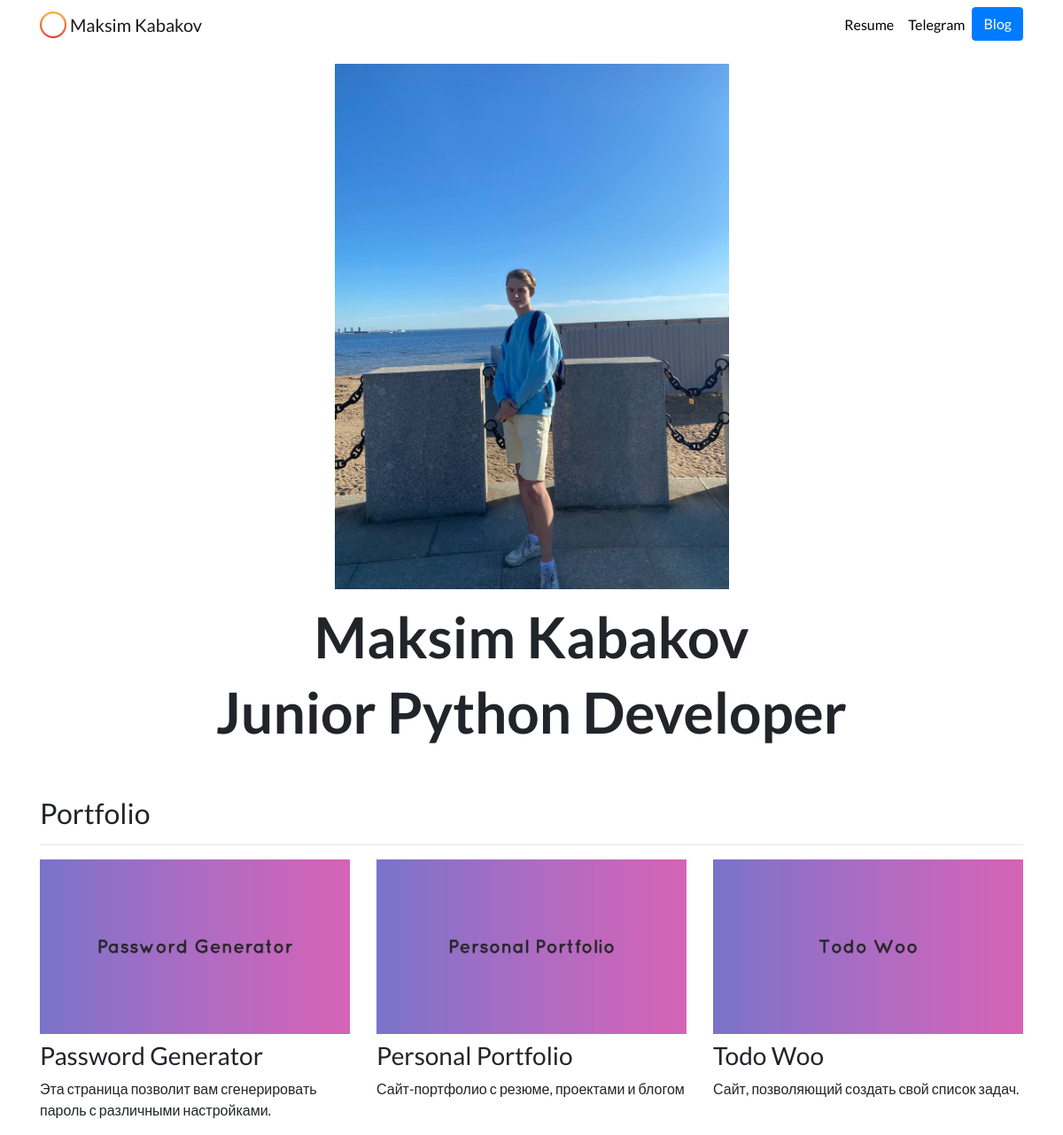
Before: / with the older database file.
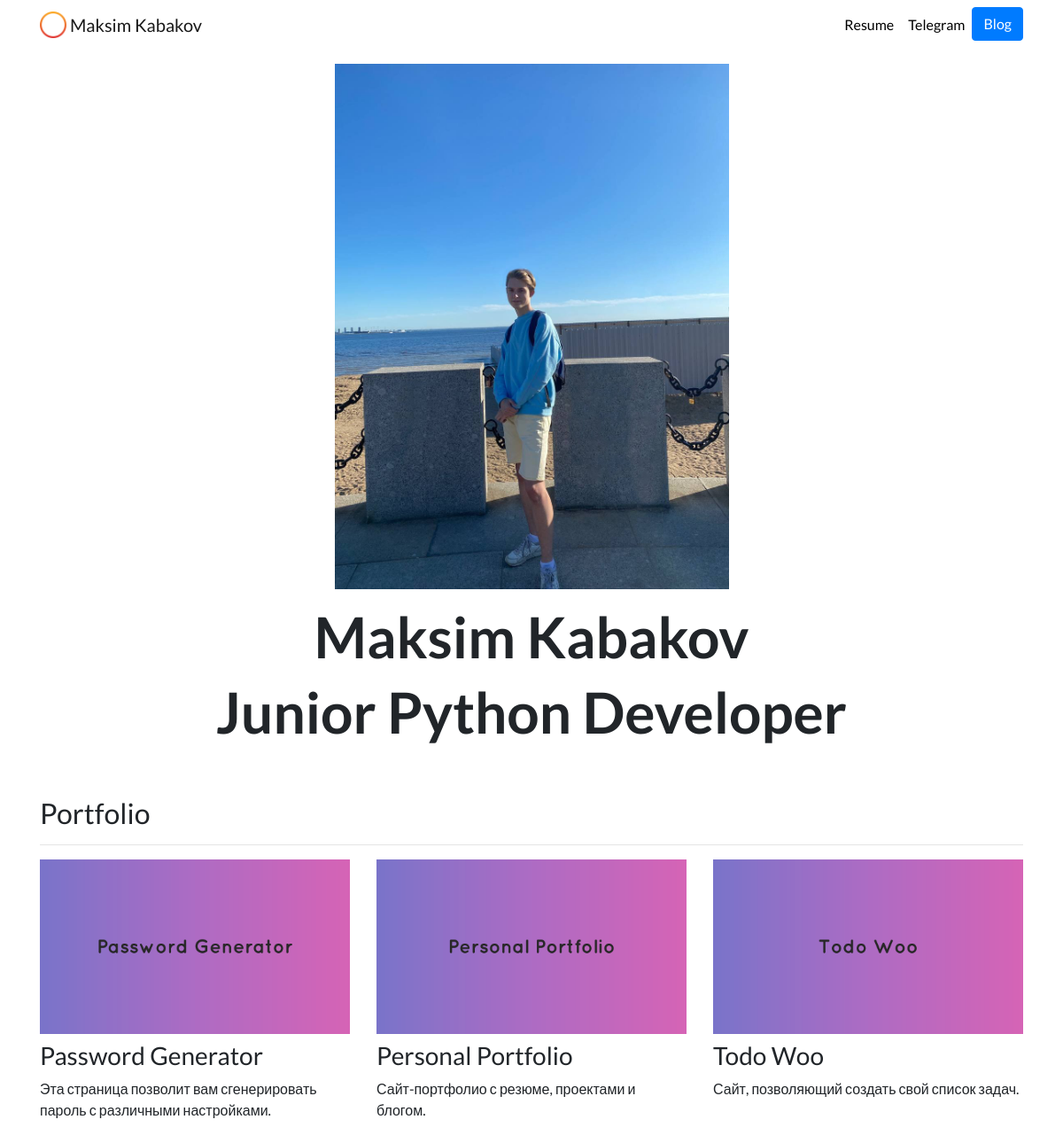
After: the same page with the newer database file.
### portfolio/models.py (models this page shows, shortened)
class Project(models.Model):
    title = models.CharField(max_length=100)
    description = models.CharField(max_length=250)
    image = models.ImageField(upload_to='portfolio/images/')
    url = models.URLField(blank=True)

### portfolio/views.py (the view)
# urls.py: 2. Add a URL to urlpatterns:  path('', views.home, name='home')
def home(request):
    pj = Project.objects.all()
    return render(request, 'portfolio/home.html', {'projects': pj})

### portfolio/templates/portfolio/home.html
{% extends "portfolio/base.html" %}
{% load static %}
{% block content %}
<div class="row justify-content-center my-3">
  <div class="col-5">
    <img src="{% static 'portfolio/myphoto.jpg' %}" class="img-fluid">
  </div>
</div>
<div class="row justify-content-center mb-3">
  <div class="col-md-9 text-center">
    <h1 id="hometext" class="font-weight-bold">Maksim Kabakov</h1>
    <h1 id="hometext" class="font-weight-bold">Junior Python Developer</h1>
  </div>
</div>
<h2 class="mt-5">Portfolio</h2>
<hr>
<div class="row">
  {% for project in projects %}
  <div class="col-lg-4 col-md-6">
    {% if project.url %}
    <a href="{{ project.url }}" target="_blank">
      <img src="{{ project.image.url }}" class="img-fluid mb-2">
    </a>
    {% else %}
    <img src="{{ project.image.url }}" class="img-fluid mb-2">
    {% endif %}
    <h3>{{ project.title }}</h3>
    <p>{{ project.description }}</p>
  </div>
  {% endfor %}
</div>
{% endblock %}

### portfolio/templates/portfolio/base.html (shortened to what this page needs)
{% load static %}
<!doctype html>
<html lang="ru">
<head>
  <link rel="stylesheet" href="https://stackpath.bootstrapcdn.com/bootstrap/4.4.1/css/bootstrap.min.css">
  <link rel="stylesheet" href="{% static "portfolio/custom.css" %}">
</head>
<body>
  <nav id="topNav" class="navbar navbar-expand-md navbar-light">
    <div class="container">
      <a class="navbar-brand" href="{% url 'home' %}">
        <img src="{% static "portfolio/circle.png" %}" width="30" height="30" class="d-inline-block align-top" alt="Max's Logo">
        <span>Maksim Kabakov</span>
      </a>
      <div class="collapse navbar-collapse text-center" id="navbarNav">
        <ul class="navbar-nav ml-auto">
          <li class="nav-item">
            <a class="nav-link" href="{% static "portfolio/myresume.pdf" %}" target="_blank">Resume</a>
          </li>
          <li class="nav-item">
            <a class="nav-link" href="https://t.me/Joqstifeth" target="_blank">Telegram</a>
          </li>
          <li>
            <a role="button" href="{% url 'blog:all_blogs' %}" class="btn btn-primary">Blog</a>
          </li>
        </ul>
      </div>
    </div>
  </nav>
  <div class="container">
    {% block content %}{% endblock %}
  </div>
</body>
</html>

### portfolio/static/portfolio/custom.css (style rules this page uses)
.navbar-nav .nav-link { color: rgba(0,0,0,1) !important; }
body { font-family: 'Lato', sans-serif; }
@media (min-width: 992px) { #hometext { font-size: 4rem; } }

Changed rows visible on the page:
changed Project "Password Generator": image: picture added; image: picture removed
changed Project "Personal Portfolio": image: picture added; description "Сайт-портфолио с резюме, проектами и блогом" → "Сайт-портфолио с резюме, проектами и блогом."; image: picture removed
changed Project "Todo Woo": image: picture added; image: picture removed
